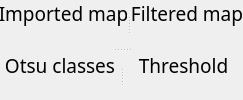
        <widget class="QSplitter" name="splitter_3">
         <property name="orientation">
          <enum>Qt::Vertical</enum>
         </property>
         <widget class="QSplitter" name="splitter_2">
          <property name="orientation">
           <enum>Qt::Horizontal</enum>
          </property>
          <widget class="QWidget" name="layoutWidget">
           <layout class="QVBoxLayout" name="verticalLayout">
            <item>
             <widget class="QLabel" name="label_CurrentStack">
              <property name="sizePolicy">
               <sizepolicy hsizetype="MinimumExpanding" vsizetype="Preferred">
                <horstretch>0</horstretch>
                <verstretch>0</verstretch>
               </sizepolicy>
              </property>
              <property name="minimumSize">
               <size>
                <width>112</width>
                <height>0</height>
               </size>
              </property>
              <property name="palette">
               <palette>
                <active>
                 <colorrole role="WindowText">
                  <brush brushstyle="SolidPattern">
                   <color alpha="255">
                    <red>0</red>
                    <green>0</green>
                    <blue>0</blue>
                   </color>
                  </brush>
                 </colorrole>
                 <colorrole role="Button">
                  <brush brushstyle="SolidPattern">
                   <color alpha="255">
                    <red>253</red>
                    <green>249</green>
                    <blue>248</blue>
                   </color>
                  </brush>
                 </colorrole>
                 <colorrole role="Text">
                  <brush brushstyle="SolidPattern">
                   <color alpha="255">
                    <red>0</red>
                    <green>0</green>
                    <blue>0</blue>
                   </color>
                  </brush>
                 </colorrole>
                 <colorrole role="ButtonText">
                  <brush brushstyle="SolidPattern">
                   <color alpha="255">
                    <red>0</red>
                    <green>0</green>
                    <blue>0</blue>
                   </color>
                  </brush>
                 </colorrole>
                 <colorrole role="Base">
                  <brush brushstyle="SolidPattern">
                   <color alpha="255">
                    <red>253</red>
                    <green>249</green>
                    <blue>248</blue>
                   </color>
                  </brush>
                 </colorrole>
                 <colorrole role="Window">
                  <brush brushstyle="SolidPattern">
                   <color alpha="255">
                    <red>253</red>
                    <green>249</green>
                    <blue>248</blue>
                   </color>
                  </brush>
                 </colorrole>
                </active>
                <inactive>
                 <colorrole role="WindowText">
                  <brush brushstyle="SolidPattern">
                   <color alpha="255">
                    <red>0</red>
                    <green>0</green>
                    <blue>0</blue>
                   </color>
                  </brush>
                 </colorrole>
                 <colorrole role="Button">
                  <brush brushstyle="SolidPattern">
                   <color alpha="255">
                    <red>253</red>
                    <green>249</green>
                    <blue>248</blue>
                   </color>
                  </brush>
                 </colorrole>
                 <colorrole role="Text">
                  <brush brushstyle="SolidPattern">
                   <color alpha="255">
                    <red>0</red>
                    <green>0</green>
                    <blue>0</blue>
                   </color>
                  </brush>
                 </colorrole>
                 <colorrole role="ButtonText">
                  <brush brushstyle="SolidPattern">
                   <color alpha="255">
                    <red>0</red>
                    <green>0</green>
                    <blue>0</blue>
                   </color>
                  </brush>
                 </colorrole>
                 <colorrole role="Base">
                  <brush brushstyle="SolidPattern">
                   <color alpha="255">
                    <red>253</red>
                    <green>249</green>
                    <blue>248</blue>
                   </color>
                  </brush>
                 </colorrole>
                 <colorrole role="Window">
                  <brush brushstyle="SolidPattern">
                   <color alpha="255">
                    <red>253</red>
                    <green>249</green>
                    <blue>248</blue>
                   </color>
                  </brush>
                 </colorrole>
                </inactive>
                <disabled>
                 <colorrole role="WindowText">
                  <brush brushstyle="SolidPattern">
                   <color alpha="255">
                    <red>0</red>
                    <green>0</green>
                    <blue>0</blue>
                   </color>
                  </brush>
                 </colorrole>
                 <colorrole role="Button">
                  <brush brushstyle="SolidPattern">
                   <color alpha="255">
                    <red>253</red>
                    <green>249</green>
                    <blue>248</blue>
                   </color>
                  </brush>
                 </colorrole>
                 <colorrole role="Text">
                  <brush brushstyle="SolidPattern">
                   <color alpha="255">
                    <red>0</red>
                    <green>0</green>
                    <blue>0</blue>
                   </color>
                  </brush>
                 </colorrole>
                 <colorrole role="ButtonText">
                  <brush brushstyle="SolidPattern">
                   <color alpha="255">
                    <red>0</red>
                    <green>0</green>
                    <blue>0</blue>
                   </color>
                  </brush>
                 </colorrole>
                 <colorrole role="Base">
                  <brush brushstyle="SolidPattern">
                   <color alpha="255">
                    <red>253</red>
                    <green>249</green>
                    <blue>248</blue>
                   </color>
                  </brush>
                 </colorrole>
                 <colorrole role="Window">
                  <brush brushstyle="SolidPattern">
                   <color alpha="255">
                    <red>253</red>
                    <green>249</green>
                    <blue>248</blue>
                   </color>
                  </brush>
                 </colorrole>
                </disabled>
               </palette>
              </property>
              <property name="font">
               <font>
                <family>Noto Sans Cond</family>
                <pointsize>14</pointsize>
                <weight>50</weight>
                <italic>false</italic>
                <bold>false</bold>
               </font>
              </property>
              <property name="styleSheet">
               <string notr="true"/>
              </property>
              <property name="lineWidth">
               <number>1</number>
              </property>
              <property name="midLineWidth">
               <number>0</number>
              </property>
              <property name="text">
               <string>Imported map</string>
              </property>
              <property name="scaledContents">
               <bool>false</bool>
              </property>
              <property name="alignment">
               <set>Qt::AlignCenter</set>
              </property>
             </widget>
            </item>
            <item>
             <widget class="ImageView" name="KADSeries" native="true">
              <property name="sizePolicy">
               <sizepolicy hsizetype="MinimumExpanding" vsizetype="Preferred">
                <horstretch>0</horstretch>
                <verstretch>0</verstretch>
               </sizepolicy>
              </property>
             </widget>
            </item>
           </layout>
          </widget>
          <widget class="QWidget" name="layoutWidget">
           <layout class="QVBoxLayout" name="verticalLayout_2">
            <item>
             <widget class="QLabel" name="label_CurrentStack_2">
              <property name="sizePolicy">
               <sizepolicy hsizetype="MinimumExpanding" vsizetype="Preferred">
                <horstretch>0</horstretch>
                <verstretch>0</verstretch>
               </sizepolicy>
              </property>
              <property name="minimumSize">
               <size>
                <width>112</width>
                <height>0</height>
               </size>
              </property>
              <property name="palette">
               <palette>
                <active>
                 <colorrole role="WindowText">
                  <brush brushstyle="SolidPattern">
                   <color alpha="255">
                    <red>0</red>
                    <green>0</green>
                    <blue>0</blue>
                   </color>
                  </brush>
                 </colorrole>
                 <colorrole role="Button">
                  <brush brushstyle="SolidPattern">
                   <color alpha="255">
                    <red>253</red>
                    <green>249</green>
                    <blue>248</blue>
                   </color>
                  </brush>
                 </colorrole>
                 <colorrole role="Text">
                  <brush brushstyle="SolidPattern">
                   <color alpha="255">
                    <red>0</red>
                    <green>0</green>
                    <blue>0</blue>
                   </color>
                  </brush>
                 </colorrole>
                 <colorrole role="ButtonText">
                  <brush brushstyle="SolidPattern">
                   <color alpha="255">
                    <red>0</red>
                    <green>0</green>
                    <blue>0</blue>
                   </color>
                  </brush>
                 </colorrole>
                 <colorrole role="Base">
                  <brush brushstyle="SolidPattern">
                   <color alpha="255">
                    <red>253</red>
                    <green>249</green>
                    <blue>248</blue>
                   </color>
                  </brush>
                 </colorrole>
                 <colorrole role="Window">
                  <brush brushstyle="SolidPattern">
                   <color alpha="255">
                    <red>253</red>
                    <green>249</green>
                    <blue>248</blue>
                   </color>
                  </brush>
                 </colorrole>
                </active>
                <inactive>
                 <colorrole role="WindowText">
                  <brush brushstyle="SolidPattern">
                   <color alpha="255">
                    <red>0</red>
                    <green>0</green>
                    <blue>0</blue>
                   </color>
                  </brush>
                 </colorrole>
                 <colorrole role="Button">
                  <brush brushstyle="SolidPattern">
                   <color alpha="255">
                    <red>253</red>
                    <green>249</green>
                    <blue>248</blue>
                   </color>
                  </brush>
                 </colorrole>
                 <colorrole role="Text">
                  <brush brushstyle="SolidPattern">
                   <color alpha="255">
                    <red>0</red>
                    <green>0</green>
                    <blue>0</blue>
                   </color>
                  </brush>
                 </colorrole>
                 <colorrole role="ButtonText">
                  <brush brushstyle="SolidPattern">
                   <color alpha="255">
                    <red>0</red>
                    <green>0</green>
                    <blue>0</blue>
                   </color>
                  </brush>
                 </colorrole>
                 <colorrole role="Base">
                  <brush brushstyle="SolidPattern">
                   <color alpha="255">
                    <red>253</red>
                    <green>249</green>
                    <blue>248</blue>
                   </color>
                  </brush>
                 </colorrole>
                 <colorrole role="Window">
                  <brush brushstyle="SolidPattern">
                   <color alpha="255">
                    <red>253</red>
                    <green>249</green>
                    <blue>248</blue>
                   </color>
                  </brush>
                 </colorrole>
                </inactive>
                <disabled>
                 <colorrole role="WindowText">
                  <brush brushstyle="SolidPattern">
                   <color alpha="255">
                    <red>0</red>
                    <green>0</green>
                    <blue>0</blue>
                   </color>
                  </brush>
                 </colorrole>
                 <colorrole role="Button">
                  <brush brushstyle="SolidPattern">
                   <color alpha="255">
                    <red>253</red>
                    <green>249</green>
                    <blue>248</blue>
                   </color>
                  </brush>
                 </colorrole>
                 <colorrole role="Text">
                  <brush brushstyle="SolidPattern">
                   <color alpha="255">
                    <red>0</red>
                    <green>0</green>
                    <blue>0</blue>
                   </color>
                  </brush>
                 </colorrole>
                 <colorrole role="ButtonText">
                  <brush brushstyle="SolidPattern">
                   <color alpha="255">
                    <red>0</red>
                    <green>0</green>
                    <blue>0</blue>
                   </color>
                  </brush>
                 </colorrole>
                 <colorrole role="Base">
                  <brush brushstyle="SolidPattern">
                   <color alpha="255">
                    <red>253</red>
                    <green>249</green>
                    <blue>248</blue>
                   </color>
                  </brush>
                 </colorrole>
                 <colorrole role="Window">
                  <brush brushstyle="SolidPattern">
                   <color alpha="255">
                    <red>253</red>
                    <green>249</green>
                    <blue>248</blue>
                   </color>
                  </brush>
                 </colorrole>
                </disabled>
               </palette>
              </property>
              <property name="font">
               <font>
                <family>Noto Sans Cond</family>
                <pointsize>14</pointsize>
                <weight>50</weight>
                <italic>false</italic>
                <bold>false</bold>
               </font>
              </property>
              <property name="styleSheet">
               <string notr="true"/>
              </property>
              <property name="lineWidth">
               <number>1</number>
              </property>
              <property name="midLineWidth">
               <number>0</number>
              </property>
              <property name="text">
               <string>Filtered map</string>
              </property>
              <property name="scaledContents">
               <bool>false</bool>
              </property>
              <property name="alignment">
               <set>Qt::AlignCenter</set>
              </property>
             </widget>
            </item>
            <item>
             <widget class="ImageView" name="FiltKADSeries" native="true">
              <property name="sizePolicy">
               <sizepolicy hsizetype="MinimumExpanding" vsizetype="Preferred">
                <horstretch>0</horstretch>
                <verstretch>0</verstretch>
               </sizepolicy>
              </property>
             </widget>
            </item>
           </layout>
          </widget>
         </widget>
         <widget class="QSplitter" name="splitter">
          <property name="orientation">
           <enum>Qt::Horizontal</enum>
          </property>
          <widget class="QWidget" name="layoutWidget">
           <layout class="QVBoxLayout" name="verticalLayout_5">
            <item>
             <widget class="QLabel" name="Otsu1_label">
              <property name="sizePolicy">
               <sizepolicy hsizetype="MinimumExpanding" vsizetype="Preferred">
                <horstretch>0</horstretch>
                <verstretch>0</verstretch>
               </sizepolicy>
              </property>
              <property name="minimumSize">
               <size>
                <width>112</width>
                <height>0</height>
               </size>
              </property>
              <property name="palette">
               <palette>
                <active>
                 <colorrole role="WindowText">
                  <brush brushstyle="SolidPattern">
                   <color alpha="255">
                    <red>0</red>
                    <green>0</green>
                    <blue>0</blue>
                   </color>
                  </brush>
                 </colorrole>
                 <colorrole role="Button">
                  <brush brushstyle="SolidPattern">
                   <color alpha="255">
                    <red>253</red>
                    <green>249</green>
                    <blue>248</blue>
                   </color>
                  </brush>
                 </colorrole>
                 <colorrole role="Text">
                  <brush brushstyle="SolidPattern">
                   <color alpha="255">
                    <red>0</red>
                    <green>0</green>
                    <blue>0</blue>
                   </color>
                  </brush>
                 </colorrole>
                 <colorrole role="ButtonText">
                  <brush brushstyle="SolidPattern">
                   <color alpha="255">
                    <red>0</red>
                    <green>0</green>
                    <blue>0</blue>
                   </color>
                  </brush>
                 </colorrole>
                 <colorrole role="Base">
                  <brush brushstyle="SolidPattern">
                   <color alpha="255">
                    <red>253</red>
                    <green>249</green>
                    <blue>248</blue>
                   </color>
                  </brush>
                 </colorrole>
                 <colorrole role="Window">
                  <brush brushstyle="SolidPattern">
                   <color alpha="255">
                    <red>253</red>
                    <green>249</green>
                    <blue>248</blue>
                   </color>
                  </brush>
                 </colorrole>
                </active>
                <inactive>
                 <colorrole role="WindowText">
                  <brush brushstyle="SolidPattern">
                   <color alpha="255">
                    <red>0</red>
                    <green>0</green>
                    <blue>0</blue>
                   </color>
                  </brush>
                 </colorrole>
                 <colorrole role="Button">
                  <brush brushstyle="SolidPattern">
                   <color alpha="255">
                    <red>253</red>
                    <green>249</green>
                    <blue>248</blue>
                   </color>
                  </brush>
                 </colorrole>
                 <colorrole role="Text">
                  <brush brushstyle="SolidPattern">
                   <color alpha="255">
                    <red>0</red>
                    <green>0</green>
                    <blue>0</blue>
                   </color>
                  </brush>
                 </colorrole>
                 <colorrole role="ButtonText">
                  <brush brushstyle="SolidPattern">
                   <color alpha="255">
                    <red>0</red>
                    <green>0</green>
                    <blue>0</blue>
                   </color>
                  </brush>
                 </colorrole>
                 <colorrole role="Base">
                  <brush brushstyle="SolidPattern">
                   <color alpha="255">
                    <red>253</red>
                    <green>249</green>
                    <blue>248</blue>
                   </color>
                  </brush>
                 </colorrole>
                 <colorrole role="Window">
                  <brush brushstyle="SolidPattern">
                   <color alpha="255">
                    <red>253</red>
                    <green>249</green>
                    <blue>248</blue>
                   </color>
                  </brush>
                 </colorrole>
                </inactive>
                <disabled>
                 <colorrole role="WindowText">
                  <brush brushstyle="SolidPattern">
                   <color alpha="255">
                    <red>0</red>
                    <green>0</green>
                    <blue>0</blue>
                   </color>
                  </brush>
                 </colorrole>
                 <colorrole role="Button">
                  <brush brushstyle="SolidPattern">
                   <color alpha="255">
                    <red>253</red>
                    <green>249</green>
                    <blue>248</blue>
                   </color>
                  </brush>
                 </colorrole>
                 <colorrole role="Text">
                  <brush brushstyle="SolidPattern">
                   <color alpha="255">
                    <red>0</red>
                    <green>0</green>
                    <blue>0</blue>
                   </color>
                  </brush>
                 </colorrole>
                 <colorrole role="ButtonText">
                  <brush brushstyle="SolidPattern">
                   <color alpha="255">
                    <red>0</red>
                    <green>0</green>
                    <blue>0</blue>
                   </color>
                  </brush>
                 </colorrole>
                 <colorrole role="Base">
                  <brush brushstyle="SolidPattern">
                   <color alpha="255">
                    <red>253</red>
                    <green>249</green>
                    <blue>248</blue>
                   </color>
                  </brush>
                 </colorrole>
                 <colorrole role="Window">
                  <brush brushstyle="SolidPattern">
                   <color alpha="255">
                    <red>253</red>
                    <green>249</green>
                    <blue>248</blue>
                   </color>
                  </brush>
                 </colorrole>
                </disabled>
               </palette>
              </property>
              <property name="font">
               <font>
                <family>Noto Sans Cond</family>
                <pointsize>14</pointsize>
                <weight>50</weight>
                <italic>false</italic>
                <bold>false</bold>
               </font>
              </property>
              <property name="styleSheet">
               <string notr="true"/>
              </property>
              <property name="lineWidth">
               <number>1</number>
              </property>
              <property name="midLineWidth">
               <number>0</number>
              </property>
              <property name="text">
               <string>Otsu classes</string>
              </property>
              <property name="scaledContents">
               <bool>false</bool>
              </property>
              <property name="alignment">
               <set>Qt::AlignCenter</set>
              </property>
             </widget>
            </item>
            <item>
             <widget class="ImageView" name="Otsu1Series" native="true">
              <property name="sizePolicy">
               <sizepolicy hsizetype="MinimumExpanding" vsizetype="Preferred">
                <horstretch>0</horstretch>
                <verstretch>0</verstretch>
               </sizepolicy>
              </property>
             </widget>
            </item>
           </layout>
          </widget>
          <widget class="QWidget" name="layoutWidget">
           <layout class="QVBoxLayout" name="verticalLayout_6">
            <item>
             <widget class="QLabel" name="label_CurrentStack_4">
              <property name="sizePolicy">
               <sizepolicy hsizetype="MinimumExpanding" vsizetype="Preferred">
                <horstretch>0</horstretch>
                <verstretch>0</verstretch>
               </sizepolicy>
              </property>
              <property name="minimumSize">
               <size>
                <width>112</width>
                <height>0</height>
               </size>
              </property>
              <property name="palette">
               <palette>
                <active>
                 <colorrole role="WindowText">
                  <brush brushstyle="SolidPattern">
                   <color alpha="255">
                    <red>0</red>
                    <green>0</green>
                    <blue>0</blue>
                   </color>
                  </brush>
                 </colorrole>
                 <colorrole role="Button">
                  <brush brushstyle="SolidPattern">
                   <color alpha="255">
                    <red>253</red>
                    <green>249</green>
                    <blue>248</blue>
                   </color>
                  </brush>
                 </colorrole>
                 <colorrole role="Text">
                  <brush brushstyle="SolidPattern">
                   <color alpha="255">
                    <red>0</red>
                    <green>0</green>
                    <blue>0</blue>
                   </color>
                  </brush>
                 </colorrole>
                 <colorrole role="ButtonText">
                  <brush brushstyle="SolidPattern">
                   <color alpha="255">
                    <red>0</red>
                    <green>0</green>
                    <blue>0</blue>
                   </color>
                  </brush>
                 </colorrole>
                 <colorrole role="Base">
                  <brush brushstyle="SolidPattern">
                   <color alpha="255">
                    <red>253</red>
                    <green>249</green>
                    <blue>248</blue>
                   </color>
                  </brush>
                 </colorrole>
                 <colorrole role="Window">
                  <brush brushstyle="SolidPattern">
                   <color alpha="255">
                    <red>253</red>
                    <green>249</green>
                    <blue>248</blue>
                   </color>
                  </brush>
                 </colorrole>
                </active>
                <inactive>
                 <colorrole role="WindowText">
                  <brush brushstyle="SolidPattern">
                   <color alpha="255">
                    <red>0</red>
                    <green>0</green>
                    <blue>0</blue>
                   </color>
                  </brush>
                 </colorrole>
                 <colorrole role="Button">
                  <brush brushstyle="SolidPattern">
                   <color alpha="255">
                    <red>253</red>
                    <green>249</green>
                    <blue>248</blue>
                   </color>
                  </brush>
                 </colorrole>
                 <colorrole role="Text">
                  <brush brushstyle="SolidPattern">
                   <color alpha="255">
                    <red>0</red>
                    <green>0</green>
                    <blue>0</blue>
                   </color>
                  </brush>
                 </colorrole>
                 <colorrole role="ButtonText">
                  <brush brushstyle="SolidPattern">
                   <color alpha="255">
                    <red>0</red>
                    <green>0</green>
                    <blue>0</blue>
                   </color>
                  </brush>
                 </colorrole>
                 <colorrole role="Base">
                  <brush brushstyle="SolidPattern">
                   <color alpha="255">
                    <red>253</red>
                    <green>249</green>
                    <blue>248</blue>
                   </color>
                  </brush>
                 </colorrole>
                 <colorrole role="Window">
                  <brush brushstyle="SolidPattern">
                   <color alpha="255">
                    <red>253</red>
                    <green>249</green>
                    <blue>248</blue>
                   </color>
                  </brush>
                 </colorrole>
                </inactive>
                <disabled>
                 <colorrole role="WindowText">
                  <brush brushstyle="SolidPattern">
                   <color alpha="255">
                    <red>0</red>
                    <green>0</green>
                    <blue>0</blue>
                   </color>
                  </brush>
                 </colorrole>
                 <colorrole role="Button">
                  <brush brushstyle="SolidPattern">
                   <color alpha="255">
                    <red>253</red>
                    <green>249</green>
                    <blue>248</blue>
                   </color>
                  </brush>
                 </colorrole>
                 <colorrole role="Text">
                  <brush brushstyle="SolidPattern">
                   <color alpha="255">
                    <red>0</red>
                    <green>0</green>
                    <blue>0</blue>
                   </color>
                  </brush>
                 </colorrole>
                 <colorrole role="ButtonText">
                  <brush brushstyle="SolidPattern">
                   <color alpha="255">
                    <red>0</red>
                    <green>0</green>
                    <blue>0</blue>
                   </color>
                  </brush>
                 </colorrole>
                 <colorrole role="Base">
                  <brush brushstyle="SolidPattern">
                   <color alpha="255">
                    <red>253</red>
                    <green>249</green>
                    <blue>248</blue>
                   </color>
                  </brush>
                 </colorrole>
                 <colorrole role="Window">
                  <brush brushstyle="SolidPattern">
                   <color alpha="255">
                    <red>253</red>
                    <green>249</green>
                    <blue>248</blue>
                   </color>
                  </brush>
                 </colorrole>
                </disabled>
               </palette>
              </property>
              <property name="font">
               <font>
                <family>Noto Sans Cond</family>
                <pointsize>14</pointsize>
                <weight>50</weight>
                <italic>false</italic>
                <bold>false</bold>
               </font>
              </property>
              <property name="styleSheet">
               <string notr="true"/>
              </property>
              <property name="lineWidth">
               <number>1</number>
              </property>
              <property name="midLineWidth">
               <number>0</number>
              </property>
              <property name="text">
               <string>Threshold</string>
              </property>
              <property name="scaledContents">
               <bool>false</bool>
              </property>
              <property name="alignment">
               <set>Qt::AlignCenter</set>
              </property>
             </widget>
            </item>
            <item>
             <widget class="ImageView" name="Binary1Series" native="true">
              <property name="sizePolicy">
               <sizepolicy hsizetype="MinimumExpanding" vsizetype="Preferred">
                <horstretch>0</horstretch>
                <verstretch>0</verstretch>
               </sizepolicy>
              </property>
             </widget>
            </item>
           </layout>
          </widget>
         </widget>
        </widget>
